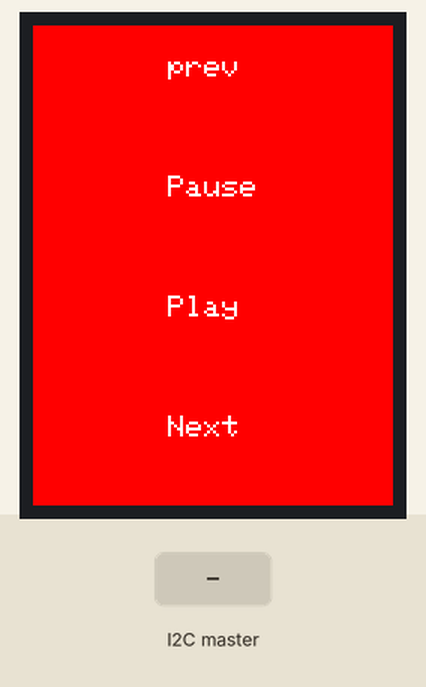
Simulated run of this sketch. Board: Arduino Uno, built with avr-gcc and run on an emulated ATmega328P. Shown: 240×320 colour display. The test bench sets the inputs (shaded band). What the sketch prints to the serial monitor is not drawn.

Above: at 1.4 s.
1.5 s: the I2C master sends the byte 1
At 2.2 s:
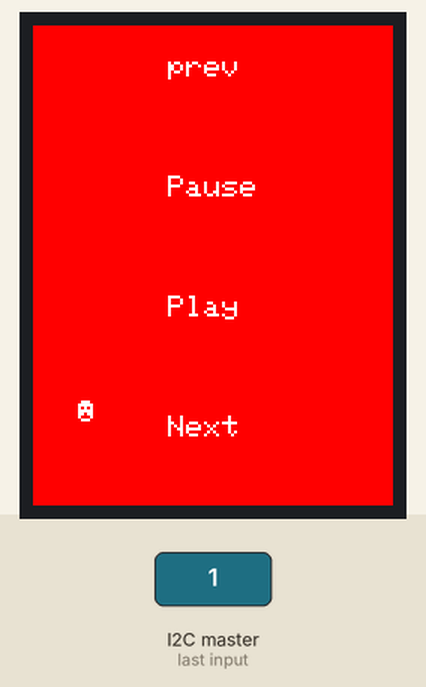
3.0 s: the I2C master sends the byte 2
4.5 s: the I2C master sends the byte 90
6.0 s: the I2C master sends the byte 200
At 7.2 s:
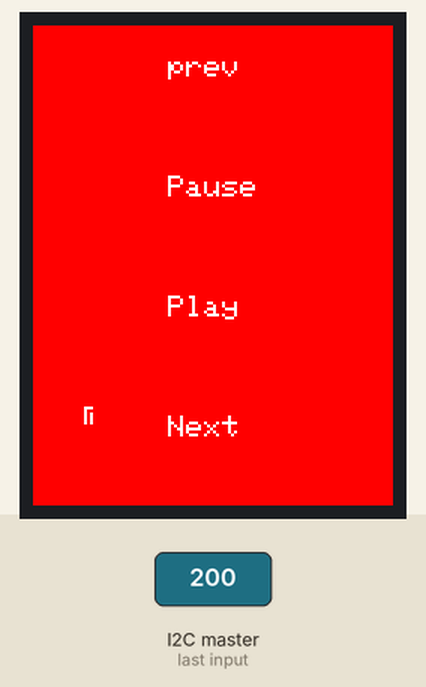
7.5 s: the I2C master sends the byte 0
Timing chart, 0 to 10.5 s (numbered marks = the images above; inputs shaded):
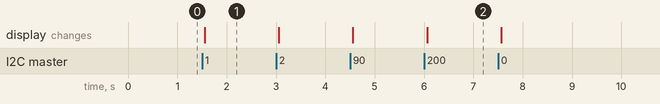

The sketch:

screenRadio.ino
```cpp
/*
  TFT LCD - TFT Simple driving
  modified on 21 Feb 2019
  by Saeed Hosseini
  https://electropeak.com/learn/
*/

#include <Adafruit_GFX.h>
#include <Adafruit_TFTLCD.h>
#include "TouchScreen.h"
#include <stdint.h>

#include<Wire.h>

#define LCD_CS A3
#define LCD_CD A2
#define LCD_WR A1
#define LCD_RD A0
#define LCD_RESET A4

#define BLACK       0x0000
#define BLUE        0x001F
#define RED         0xF800
#define GREEN       0x07E0
#define CYAN        0x07FF
#define MAGENTA     0xF81F
#define YELLOW      0xFFE0
#define WHITE       0xFFFF
#define ORANGE      0xFD20
#define GREENYELLOW 0xAFE5
#define NAVY        0x000F
#define DARKGREEN   0x03E0
#define DARKCYAN    0x03EF
#define MAROON      0x7800
#define PURPLE      0x780F
#define OLIVE       0x7BE0
#define LIGHTGREY   0xC618
#define DARKGREY    0x7BEF

#define YP A2
#define XM A3
#define YM 8
#define XP 9

// For better pressure precision, we need to know the resistance
// between X+ and X- Use any multimeter to read it
// For the one we're using, its 300 ohms across the X plate
TouchScreen ts = TouchScreen(XP, YP, XM, YM, 300);
Adafruit_TFTLCD tft(LCD_CS, LCD_CD, LCD_WR, LCD_RD, LCD_RESET);
String channel="";
int s=0;
void setup() {

  Serial.begin(9600);
  Serial.println(F("TFT LCD test"));

#ifdef USE_ADAFRUIT_SHIELD_PINOUT
  Serial.println(F("Using Adafruit 2.4\" TFT Arduino Shield Pinout"));
#else
  Serial.println(F("Using Adafruit 2.4\" TFT Breakout Board Pinout"));
#endif
  Serial.print("TFT size is ");
  Serial.print(tft.width());
  Serial.print("x");
  Serial.println(tft.height());

  tft.reset();

  uint16_t identifier = tft.readID();


  tft.begin(identifier);

  tft.fillScreen(RED);

  tft.setCursor(90, 20);
  tft.setTextSize(2);
  tft.println("prev");
  tft.setCursor(90, 100);
  tft.setTextSize(2);
  tft.println("Pause");
  tft.setCursor(90, 180);
  tft.setTextSize(2);
  tft.println("Play");
  tft.setCursor(90, 260);
  tft.setTextSize(2);
  tft.println("Next");
   //tft.setCursor(90, 260);
  //tft.setTextSize(2);
 // tft.println(channel);
  setUpCommunication();

}

void setUpCommunication() {

  Wire.begin(5);
  Wire.onRequest(requestEvent);
  Wire.onReceive(receiveEvent);
}

void receiveEvent(int howMany)
{

  char x=(char)Wire.read();
  char x1=(char)Wire.read();
  char x2=(char)Wire.read();
  char x3=(char)Wire.read();
  char x4=(char)Wire.read();


  // s=x;
    tft.fillRoundRect(30, 250, 60, 65, 0, RED);
//count++;
  tft.setCursor(30, 250);
  tft.setTextSize(2);
  tft.println(String(x)+String(x1)+String(x2)+String(x3)+String(x4));
   //Serial.println(s);
          // print the integer
}

void requestEvent() {
  TSPoint p = ts.getPoint();
  int x=p.x;
  int y=p.y;

  //Serial.println(x);
  if (p.z > ts.pressureThreshhold) {
    if(x>=100 && x<=250){
        Wire.write('1');
    }
    if(x>250 && x<=500){
      Serial.println("-----here----");
      Wire.write('2');
    }
     if(x>520 && x<=700){
      Serial.println("-----here----");
      Wire.write('3');
    }
     if(x>720 ){
      Serial.println("-----here----");
      Wire.write('4');
    }

  }
}
int count=0;
void loop() {


  if(count==0){
    count=-2;
    Wire.write('1');
  }

//Serial.println(s);


   TSPoint p = ts.getPoint();
    pinMode(YP, OUTPUT);     //.kbv these pins are shared with TFT
        pinMode(XM, OUTPUT);
  if (p.z > ts.pressureThreshhold) {
    Serial.print("X = "); Serial.print(p.x);
    Serial.print("\tY = "); Serial.print(p.y);
    Serial.print("\tPressure = "); Serial.println(p.z);
  }
  //channel="";

  delay(100);
}
```

Measured:
- after the input at 1.5 s, the display: changes after 0.05 s (image 1)
- after the input at 6.0 s, the display: changes after 0.06 s (image 2)
